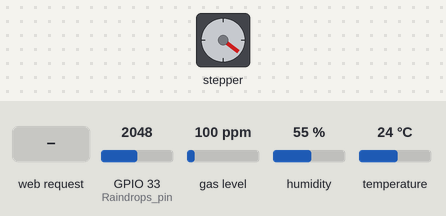
The sketch below on a simulated ESP32. Parts: stepper motor. The test bench sets the inputs (shaded band); at power-on: GPIO 33 (Raindrops_pin) = 2048, gas level 100 ppm, humidity 55 %, temperature 24 °C. WiFi joins after 1.5 s; servers stay silent unless stated; stepper angles assume 1024 steps per turn; what the sketch prints to the serial monitor is not drawn.

Above: at 3.2 s.
3.3 s: HTTP request GET /close received
At 4.4 s:
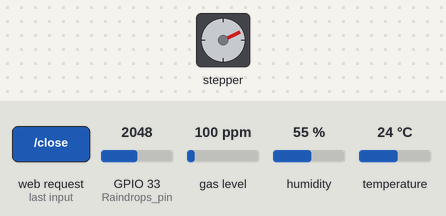
12.3 s: GPIO 33 (Raindrops_pin) set to 2438
At 13.44 s:
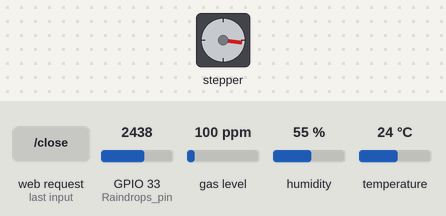
17.2 s: GPIO 33 (Raindrops_pin) set to 2533
At 19.9 s:
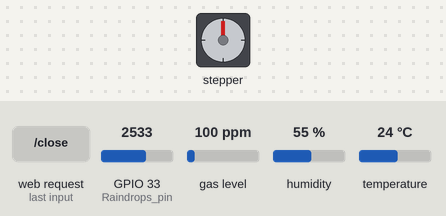
20.7 s: GPIO 33 (Raindrops_pin) set to 2460
At 24.5 s:
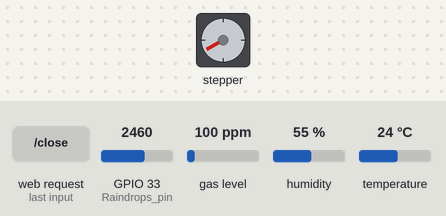
24.6 s: HTTP request GET /close received
28.3 s: gas level set to 56 ppm
34.7 s: gas level set to 46 ppm
Timing chart, 0 to 39.2 s (numbered marks = the images above; inputs shaded):
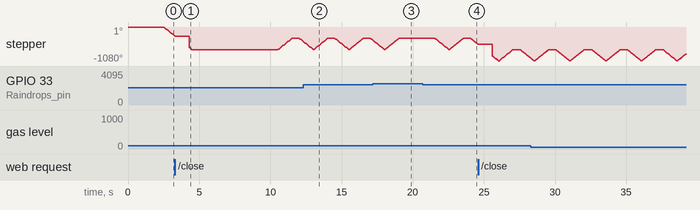

The sketch:

windowControler.ino
```cpp
#include <MQ7.h>
#include <Stepper.h>

#include <WiFi.h>
#include <WebServer.h>
#include <ESPAsyncWebServer.h>
#include <AsyncTCP.h>
#include <DHT.h>
#include <DHT_U.h>
#include <MQ7.h>

#define DHTPIN 4
#define DHTTYPE DHT11
#define MQ7PIN 34


const char* ssid = "s301";
const char* password = "01200120";

AsyncWebServer server(80);

AsyncEventSource events("/events");

unsigned long lastTime = 0;
unsigned long timerDelay = 10000;

boolean window = false;  //창문 개폐여부(열림=true, 닫힘=false)
String Window;
DHT dht(DHTPIN, DHTTYPE);;  //온도센서
int Raindrops_pin = 33;  //빗물센서
int co_pin = 34;  //일산화탄소센서
MQ7 mq7(co_pin, 5.0);
//int co2_pin = ;  //이산화탄소센서
const int stepsPerRevolution = 1024;  // 2048:한바퀴(360도), 1024:반바퀴(180도)...
Stepper myStepper(stepsPerRevolution,23,21,22,19);  // 모터 드라이브에 연결된 핀 IN4, IN2, IN3, IN1


float co;
float temperature;
float humidity;

///////////////////////////////////////////////////////////////


void w_Open(){  //센서값에 의해 open할때
  if(window == false){
    myStepper.step(stepsPerRevolution);
    window = true;
  }
}

void w_Close(){  //센서값에 의해 close할때
  if(window == true){
    myStepper.step(-stepsPerRevolution);
    window = false;
  }
}


void getSensorReadings(){
  co = mq7.getPPM();
  temperature = dht.readTemperature();
  humidity = dht.readHumidity();
}

void initWiFi() {
    WiFi.mode(WIFI_STA);
    WiFi.begin(ssid, password);
    Serial.print("Connecting to WiFi ..");
    while (WiFi.status() != WL_CONNECTED) {
        Serial.print('.');
        delay(1000);
    }
    Serial.println(WiFi.localIP());
}

String processor(const String& var){
  getSensorReadings();
  Serial.println(var);
  if(var == "TEMPERATURE"){
    return String(temperature);
  }
  else if(var == "HUMIDITY"){
    return String(humidity);
  }
  else if(var == "CO"){
    return String(co);
  }
  else if(var == "WINDOW"){
    if(window==true){
      return String("열림");
    }else if(window==false){
      return String("닫힘");
    }
  }
  return String();
}


const char index_html[] PROGMEM = R"rawliteral(
<!DOCTYPE HTML><html>
<head>
  <title>ESP Web Server</title>
  <meta name="viewport" content="width=device-width, initial-scale=1">
  <link rel="stylesheet" href="https://use.fontawesome.com/releases/v5.7.2/css/all.css" integrity="sha384-fnmOCqbTlWIlj8LyTjo7mOUStjsKC4pOpQbqyi7RrhN7udi9RwhKkMHpvLbHG9Sr" crossorigin="anonymous">
  <link rel="icon" href="data:,">
  <style>
    html {font-family: Arial; display: inline-block; text-align: center;}
    p { font-size: 1.2rem;}
    body {  margin: 0;}
    .topnav { overflow: hidden; background-color: #50B8B4; color: white; font-size: 1rem; }
    .content { padding: 20px; }
    .card { background-color: white; box-shadow: 2px 2px 12px 1px rgba(140,140,140,.5); }
    .cards { max-width: 800px; margin: 0 auto; display: grid; grid-gap: 2rem; grid-template-columns: repeat(auto-fit, minmax(200px, 1fr)); }
    .reading { font-size: 1.4rem; }
    .font1 {font-size: 2rem; color: blue;}
  </style>
</head>

<body>
  <div class="content">
    <div class="cards">
      <div>
        <p>창문은 지금  <span class="font1"><span id="window">%WINDOW%</span></span></p>
      </div>
      <div class="card">
        <p><i class="fas fa-thermometer-half" style="color:#059e8a;"></i> TEMPERATURE</p><p><span class="reading"><span id="temp">%TEMPERATURE%</span> &deg;C</span></p>
      </div>
      <div class="card">
        <p><i class="fas fa-tint" style="color:#00add6;"></i> HUMIDITY</p><p><span class="reading"><span id="hum">%HUMIDITY%</span> &percnt;</span></p>
      </div>
      <div class="card">
        <p><i class="fas fa-angle-double-down" style="color:#e1e437;"></i> CO</p><p><span class="reading"><span id="co">%CO%</span> ppm</span></p>
      </div>
      <div class="card">
        <p><i class="fas fa-angle-double-down" style="color:#e1e400;"></i> CO2</p><p><span class="reading"><span id="co2">%CO2%</span> ppm</span></p>
      </div>
    </div>
  </div>
<script>
if (!!window.EventSource) {
 var source = new EventSource('/events');

 source.addEventListener('open', function(e) {
  console.log("Events Connected");
 }, false);
 source.addEventListener('error', function(e) {
  if (e.target.readyState != EventSource.OPEN) {
    console.log("Events Disconnected");
  }
 }, false);

 source.addEventListener('message', function(e) {
  console.log("message", e.data);
 }, false);

 source.addEventListener('temperature', function(e) {
  console.log("temperature", e.data);
  document.getElementById("temp").innerHTML = e.data;
 }, false);

 source.addEventListener('humidity', function(e) {
  console.log("humidity", e.data);
  document.getElementById("hum").innerHTML = e.data;
 }, false);

 source.addEventListener('co', function(e) {
  console.log("CO", e.data);
  document.getElementById("co").innerHTML = e.data;
 }, false);
}
</script>
</body>
</html>)rawliteral";

///////////////////////////////////////////////////////////////

void setup() {
  Serial.begin(115200);
  initWiFi();

  server.on("/", HTTP_GET, [](AsyncWebServerRequest *request){
    request->send_P(200, "text/html", index_html, processor);
  });

  events.onConnect([](AsyncEventSourceClient *client){
    if(client->lastId()){
      Serial.printf("Client reconnected! Last message ID that it got is: %u\n", client->lastId());
    }
    // send event with message "hello!", id current millis
    // and set reconnect delay to 1 second
    client->send("hello!", NULL, millis(), 10000);
  });
  server.addHandler(&events);
  server.begin();
  dht.begin();


  server.on("/open", HTTP_GET, [](AsyncWebServerRequest *request) {
    if(window == false){
      myStepper.step(stepsPerRevolution);
      window = true;
      }
  });

  server.on("/close", HTTP_GET, [](AsyncWebServerRequest *request) {
    if(window == true){
      myStepper.step(-stepsPerRevolution);
      window = false;
      }
  });


  pinMode(Raindrops_pin , INPUT);
  pinMode(4, OUTPUT);
  digitalWrite(4, LOW);

  window = true;
  myStepper.setSpeed(60);
  //myStepper.step(0);
}


void loop() {
  if ((millis() - lastTime) > timerDelay) {
    getSensorReadings();
    Serial.printf("Temperature = %.2f ºC \n", temperature);
    Serial.printf("Humidity = %.2f \n", humidity);
    Serial.printf("co = %.2f hPa \n", co);
    Serial.println();

    // Send Events to the Web Server with the Sensor Readings
    events.send("ping",NULL,millis());
    events.send(String(temperature).c_str(),"temperature",millis());
    events.send(String(humidity).c_str(),"humidity",millis());
    events.send(String(co).c_str(),"CO",millis());

    lastTime = millis();
  }


  Serial.print("온도 : ");
  Serial.print(temperature);
  Serial.println("ºC");
  Serial.print("습도 : ");
  Serial.print(humidity);
  Serial.println("%");

  // 빗물센서
  int raindropSensor = analogRead(Raindrops_pin);
  Serial.printf("raindrop: %d\n", raindropSensor);

  // 일산화탄소센서
  Serial.printf("CO: %.2f ppm\n", co);

  // 이산화탄소센서
  //int co2sensor1 = analogRead();
  //int co2sensor2 = analogRead();

  delay(500);

  //비올때
  if(raindropSensor < 2500 && window == true){  //평상시 약 3300
    w_Close(); //닫힘
  }

  //일산화탄소 감지시
  if(co > 50 && window == false){
    w_Open(); //열림
  }

}
```

Measured:
- the behaviour switches between 2499 and 2500 on GPIO 33 (Raindrops_pin) (found by bisection; images 2 and 3)
- after the input at 17.2 s, stepper: goes on until 19.0 s, then stays -360°
- after the input at 20.7 s, stepper: turns 359° counter-clockwise in 0.98 s, then 359° clockwise in 1.0 s, then 190° counter-clockwise in 0.51 s
